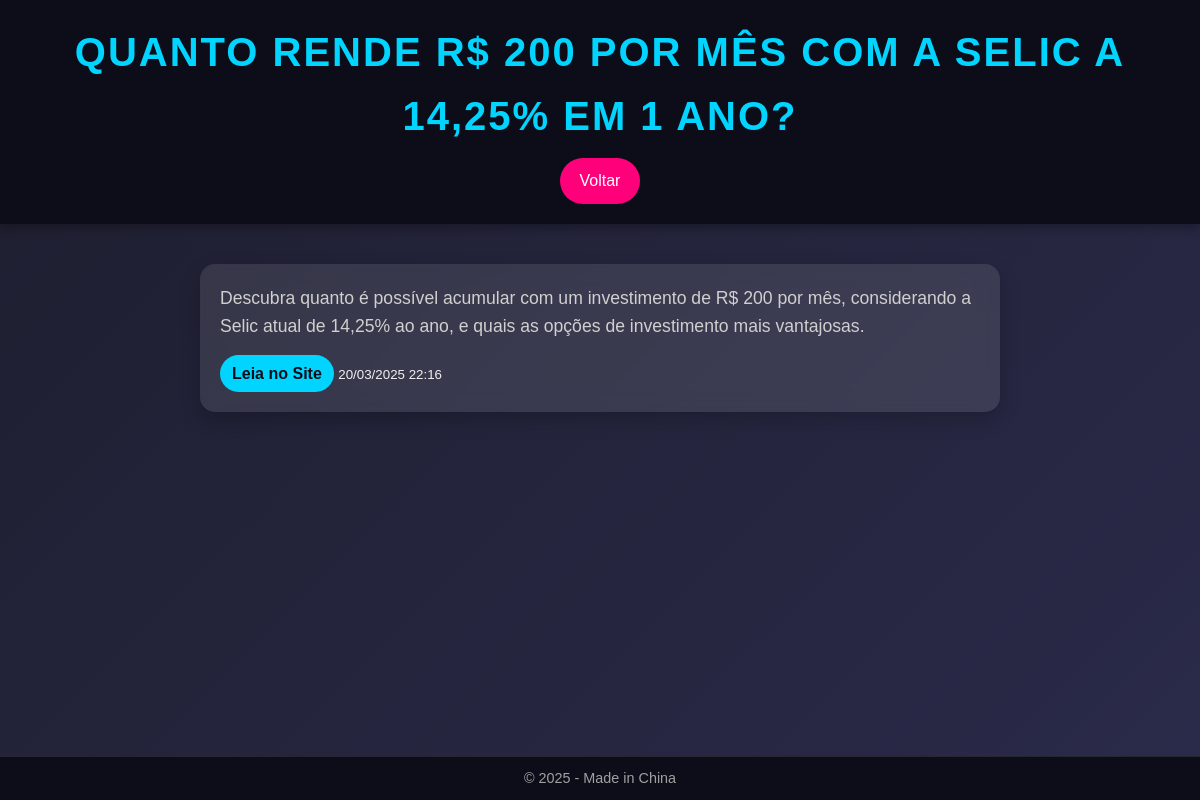
Screenshot of /noticia/848 with the database file from the repository.
### app/models.py (models this page shows)
class Noticia(db.Model):
    __tablename__ = 'Noticia'
    id = db.Column(db.Integer, primary_key=True)
    titulo = db.Column(db.String(200), nullable=False)
    conteudo = db.Column(db.Text, nullable=False)
    url = db.Column(db.String(500), unique=True, nullable=False)
    data_publicacao = db.Column(db.DateTime, nullable=False)

### app/routes.py (the view)
@bp.route('/noticia/<int:id>')
def noticia_detalhe(id):
    noticia = Noticia.query.get_or_404(id)
    return render_template('noticia.html', noticia=noticia)

### app/templates/noticia.html (shortened to what this page needs)
<!DOCTYPE html>
<html lang="pt-br">
<head>
    <link rel="stylesheet" href="{{ url_for('static', filename='styles.css') }}">
</head>
<body>
    <header>
        <h1>{{ noticia.titulo }}</h1>
        <a href="/" class="btn-voltar">Voltar</a>
    </header>
    <main>
        <section class="noticia-detalhe">
            <p>{{ noticia.conteudo }}</p>
            <a href="{{ noticia.url }}" target="_blank" class="btn-leia-mais">Leia no Site</a>
            <small>{{ noticia.data_publicacao.strftime('%d/%m/%Y %H:%M') }}</small>
        </section>
    </main>
    <footer>
        <p>© 2025 - Made in China</p>
    </footer>
</body>
</html>

### app/static/styles.css (style rules this page uses)
* { margin: 0; padding: 0; box-sizing: border-box; font-family: 'Arial', sans-serif; }
body { background: linear-gradient(135deg, #1e1e2f 0%, #2a2a4a 100%); color: #f0f0f0; line-height: 1.6; min-height: 100vh; display: flex; flex-direction: column; }
header { background: #0d0d1a; padding: 20px; text-align: center; box-shadow: 0 4px 10px rgba(0, 0, 0, 0.3); }
header h1 { font-size: 2.5em; color: #00d4ff; text-transform: uppercase; letter-spacing: 2px; }
.btn-atualizar, .btn-voltar { display: inline-block; margin-top: 10px; padding: 10px 20px; background: #ff007a; color: #fff; text-decoration: none; border-radius: 25px; transition: transform 0.3s, background 0.3s; }
main { flex: 1; padding: 20px; }
.btn-leia-mais { display: inline-block; padding: 6px 12px; background: #00d4ff; color: #0d0d1a; text-decoration: none; border-radius: 20px; font-weight: bold; transition: background 0.3s; align-self: flex-start; }
.noticia-detalhe { max-width: 800px; margin: 20px auto; padding: 20px; background: rgba(255, 255, 255, 0.1); border-radius: 15px; backdrop-filter: blur(10px); box-shadow: 0 8px 20px rgba(0, 0, 0, 0.2); }
.noticia-detalhe p { font-size: 1.1em; color: #d0d0d0; margin-bottom: 15px; }
footer { background: #0d0d1a; padding: 10px; text-align: center; font-size: 0.9em; color: #a0a0a0; border-top: 1px solid rgba(255, 255, 255, 0.1); }

### rows the page displays
Noticia: titulo "QUANTO RENDE R$ 200 POR MÊS COM A SELIC A 14,25% EM 1 ANO?", conteudo "Descubra quanto é possível acumular com um investimento de R$ 200 por mês, considerando a Selic atual de 14,25% ao ano, e quais as opções de investimento mais vantajosas.", data_publicacao "20/03/2025 22:16"
